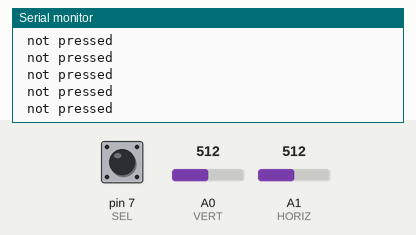
Simulated run of this sketch. Board: Arduino Uno, built with avr-gcc and run on an emulated ATmega328P. Parts: the last lines printed to the serial monitor. Inputs (shaded band) come from the test bench; at power-on: A0 (VERT) = 512, A1 (HORIZ) = 512, pin 7 (SEL) HIGH.

Above: at 1.2 s.
1.3 s: A0 (VERT) set to 558
4.3 s: A0 (VERT) set to 576
At 5.4 s:
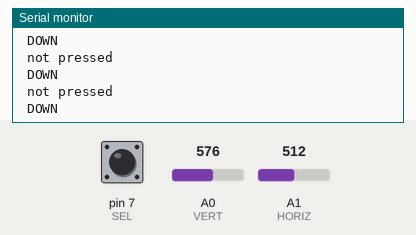
5.8 s: A1 (HORIZ) set to 582
8.8 s: A1 (HORIZ) set to 609
At 9.7 s:
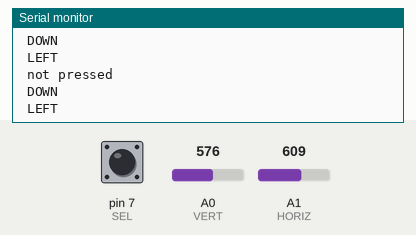

Measured:
- the behaviour switches between 568 and 569 on A0 (VERT) (found by bisection; images 0 and 1)
- the behaviour switches between 600 and 601 on A1 (HORIZ) (found by bisection; images 1 and 2)
- after the input at 4.3 s, the serial monitor: prints a new line after 0.07 s (image 1)
- after the input at 8.8 s, the serial monitor: prints a new line after 0.08 s (image 2)

The sketch:

Joystick.ino
```cpp
// Thumb Joystick example
// Mike Grusin, SparkFun Electronics 3/11
// This code is free, baby. Use it however you like.

//Modified By Nick Owen 10/15

// This sketch shows the basic operation of the Thumb Joystick Adafruit Analog Thumb Stick, Littlbird Part No.
// The joystick outputs two analog voltages (VERT and HORIZ), and one digital signal (SEL) for the pushbutton.

// Connections to joystick (change if you use different pins):

const int VERT = 0; // analog
const int HORIZ = 1; // analog
const int SEL = 7; // digital

// Also connect the joystick VCC to Arduino 5V, and joystick GND to Arduino GND.

// This sketch outputs serial data at 9600 baud (open Serial Monitor to view).

void setup()
{
  // make the SEL line an input
  pinMode(SEL, INPUT);
  // turn on the pull-up resistor for the SEL line (see http://arduino.cc/en/Tutorial/DigitalPins)
  digitalWrite(SEL, HIGH);

  // set up serial port for output
  Serial.begin(9600);
}

void loop()
{
  int vertical, horizontal, select;

  // read all values from the joystick

  vertical = analogRead(VERT); // will be 0-1023
  horizontal = analogRead(HORIZ); // will be 0-1023
  select = digitalRead(SEL); // will be HIGH (1) if not pressed, and LOW (0) if pressed

  // print out the values

  if ((vertical < 5 && 10 > horizontal < 510)) {
    Serial.println(" UP");
  }

  if ((vertical > 568 && 10 > horizontal < 310)) {
    Serial.println(" DOWN");
  }

  if ((horizontal > 600 && 10 > vertical < 510)) {
    Serial.println(" LEFT");
  }
  if ((horizontal < 5 && 10 > vertical < 510)) {
    Serial.println(" RIGHT");
  }

  if ((horizontal > 300) && (horizontal < 320) && (vertical > 300) && (vertical < 320)) {
    Serial.println("Centre");
  }

  if (select == HIGH) {
    Serial.print(" not pressed");
  }
  else {
    Serial.print(" PRESSED!");
  }

  Serial.println(" ");
  /*
  Serial.print("vertical: ");
  Serial.print(vertical, DEC);
  Serial.print(" horizontal: ");
  Serial.print(horizontal, DEC);
  Serial.print(" select: ");
  */

}
```
